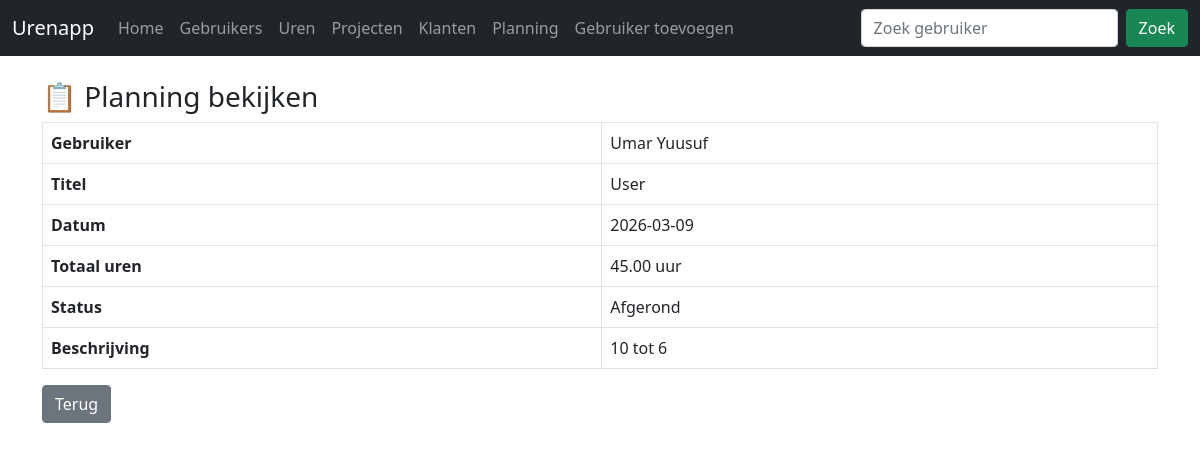
/planning/view-planning.php?id=1, run on the app's committed database.
### tables this page shows
CREATE TABLE IF NOT EXISTS `planning` (
  `id` int NOT NULL AUTO_INCREMENT,
  `titel` varchar(100) NOT NULL,
  `beschrijving` text,
  `datum` date NOT NULL,
  `tijd` time DEFAULT NULL,
  `status` varchar(50) DEFAULT 'open',
  `user_id` int DEFAULT NULL,
  PRIMARY KEY (`id`)
);

CREATE TABLE IF NOT EXISTS `users` (
  `Id` int NOT NULL AUTO_INCREMENT,
  `Naam` varchar(100) NOT NULL,
  `Email` varchar(100) NOT NULL,
  `Rol` varchar(50) NOT NULL,
  PRIMARY KEY (`Id`)
);

### planning/view-planning.php (the view, shortened to what this page needs)
<?php
require '../dbcon.php';
$id = $_GET['id'];
$query = "
SELECT p.*, u.Naam AS gebruiker,
(SELECT SUM(aantal_uren) FROM uren WHERE uren.user_id = p.user_id AND uren.datum = p.datum) AS totaal_uren
FROM planning p
LEFT JOIN users u ON u.Id = p.user_id
WHERE p.id='$id'
";
$planning = mysqli_fetch_assoc(mysqli_query($con, $query));
?>
<!doctype html>
<html>
<head>
<link href="https://cdn.jsdelivr.net/npm/bootstrap@5.1.3/dist/css/bootstrap.min.css" rel="stylesheet">
</head>
<body>
<?php include '../navbar.php'; ?>
<div class="container mt-4">
<h3>📋 Planning bekijken</h3>
<table class="table table-bordered">
<tr><th>Gebruiker</th><td><?= $planning['gebruiker'] ?? '-' ?></td></tr>
<tr><th>Titel</th><td><?= $planning['titel'] ?></td></tr>
<tr><th>Datum</th><td><?= $planning['datum'] ?></td></tr>
<tr><th>Totaal uren</th><td><?= $planning['totaal_uren'] ?? 0 ?> uur</td></tr>
<tr><th>Status</th><td><?= $planning['status'] ?></td></tr>
<tr><th>Beschrijving</th><td><?= $planning['beschrijving'] ?></td></tr>
</table>
<a href="planning.php" class="btn btn-secondary">Terug</a>
</div>
</body>
</html>

### data on the page
planning: user.Naam "Umar Yuusuf", titel "User", datum "2026-03-09", status "Afgerond", beschrijving "10 tot 6"

### other printed values
$planning['totaal_uren'] "45.00"
